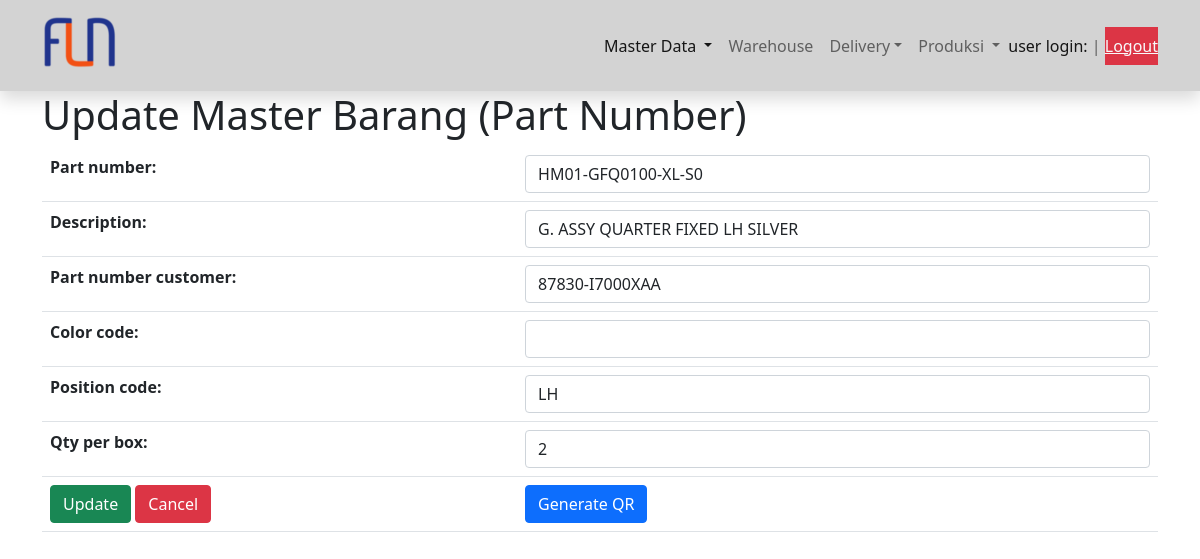
Before: /edit_master_barang/18 with the older database file.
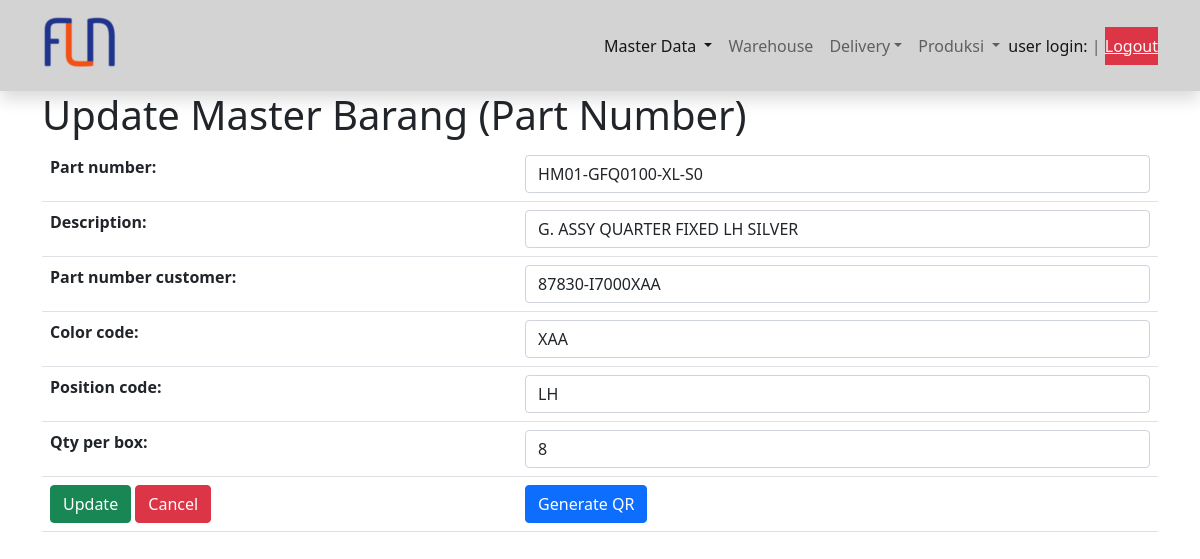
After: the same page with the newer database file.
### scanner/models.py (models this page shows, shortened)
class Barang(models.Model):
    part_number = models.CharField(max_length=18)
    description = models.CharField(max_length=32)
    part_number_customer =  models.CharField(max_length=18)
    barcode = models.TextField()
    color_code = models.CharField(max_length=3, blank=True, null=True)
    position_code = models.CharField(max_length=6, blank=True, null=True)
    qty_per_box = models.IntegerField(null=True)

### scanner/views.py (the view)
# urls.py: path('edit_master_barang/<int:pk>', views.EditMasterBarang.as_view(), name='edit_master_barang'),
class EditMasterBarang(UpdateView):
    model = Barang
    template_name = 'barang_updateview.html'
    form_class = FormMasterBarang

### scanner/forms.py
class FormMasterBarang(ModelForm):
    class Meta:
        model = Barang
        fields = '__all__'
        labels = {'barcode':'QR Code File'}
        widgets = {
            'part_number': forms.TextInput({'class':'form-control'}),
            'description': forms.TextInput({'class':'form-control'}),
            'part_number_customer': forms.TextInput({'class':'form-control'}),
            'barcode': forms.HiddenInput({'class':'form-control', 'hidden':'true'}),
            'color_code': forms.TextInput({'class':'form-control'}),
            'position_code': forms.TextInput({'class':'form-control'}),
            'qty_per_box': forms.TextInput({'class':'form-control'}),
        }

### templates/barang_updateview.html (shortened to what this page needs)
{% extends 'base.html' %}
{% block content %}
<div class="container">
    <h1>Update Master Barang (Part Number)</h1>
    <form action="" method="post">{% csrf_token %}
        <table class="table">
            {{ form.as_table }}
            <tr>
                <td>
                    <button type="submit" class="btn btn-success">Update</button>
                    <a href="{% url 'list_barang' %}"  class="btn btn-danger">Cancel</a>
                </td>
                <td id="genQR">
                    <a href="#" id="buttonQR" class="btn btn-primary" onclick="tampilkanQR()">Generate QR</a>
                </td>
            </tr>
        </table>
    </form>
</div>
{% endblock content %}

Changed rows visible on the page:
changed Barang "HM01-GFQ0100-XL-S0": color_code (not shown) → "XAA"; qty_per_box "2" → "8"
